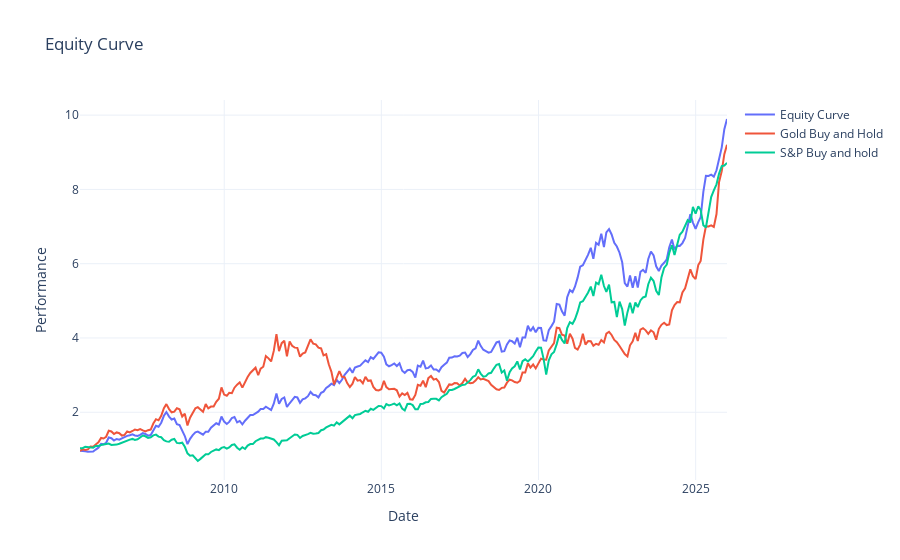

The cell this chart's notebook holds for it:
### Code cell
strategy.rotation_strategy(6)

### Figure 1 — Plotly figure (JSON) as saved in the notebook; plotly's stock layout.template omitted (floating-point values rounded to 4 significant figures; data arrays with more than 128 entries replaced by an {"elided": "..."} marker saying what was removed)
{"data": [{"mode": "lines", "name": "Equity Curve", "type": "scatter", "x": {"elided": "248 str values"}, "y": {"elided": "248 float values"}}, {"mode": "lines", "name": "Gold Buy and Hold", "type": "scatter", "x": {"elided": "248 str values"}, "y": {"elided": "248 float values"}}, {"mode": "lines", "name": "S&P Buy and hold", "type": "scatter", "x": {"elided": "248 str values"}, "y": {"elided": "248 float values"}}], "layout": {"hovermode": "x unified", "title": {"text": "Equity Curve"}, "xaxis": {"title": {"text": "Date"}}, "yaxis": {"title": {"text": "Performance"}}}}
